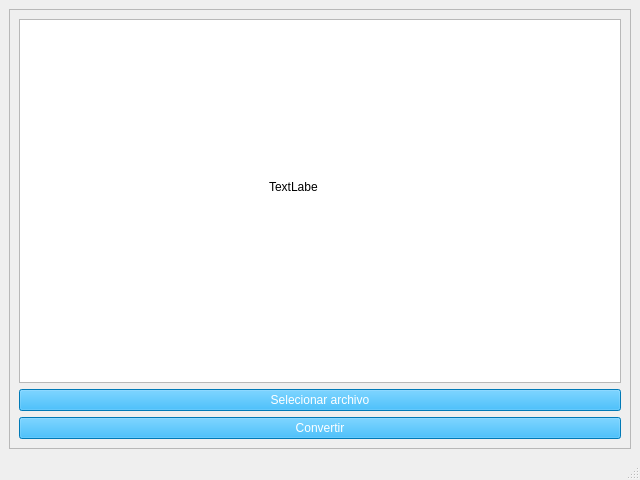
<?xml version="1.0" encoding="UTF-8"?>
<ui version="4.0">
 <class>MainWindow</class>
 <widget class="QMainWindow" name="MainWindow">
  <property name="geometry">
   <rect>
    <x>0</x>
    <y>0</y>
    <width>640</width>
    <height>480</height>
   </rect>
  </property>
  <property name="windowTitle">
   <string>MainWindow</string>
  </property>
  <widget class="QWidget" name="centralwidget">
   <property name="sizePolicy">
    <sizepolicy hsizetype="Expanding" vsizetype="Expanding">
     <horstretch>0</horstretch>
     <verstretch>0</verstretch>
    </sizepolicy>
   </property>
   <layout class="QVBoxLayout" name="verticalLayout">
    <item>
     <widget class="QFrame" name="frame">
      <property name="frameShape">
       <enum>QFrame::Shape::StyledPanel</enum>
      </property>
      <property name="frameShadow">
       <enum>QFrame::Shadow::Raised</enum>
      </property>
      <layout class="QGridLayout" name="gridLayout_2">
       <item row="0" column="0">
        <layout class="QGridLayout" name="gridLayout">
         <property name="sizeConstraint">
          <enum>QLayout::SizeConstraint::SetMinimumSize</enum>
         </property>
         <item row="0" column="0">
          <widget class="QListView" name="listView">
           <property name="styleSheet">
            <string notr="true">font: 20pt &quot;Michroma&quot;;</string>
           </property>
          </widget>
         </item>
         <item row="2" column="0">
          <widget class="QPushButton" name="btn_convert">
           <property name="styleSheet">
            <string notr="true">font: 14pt &quot;Michroma&quot;;
background-color: rgb(0, 170, 255);
color: rgb(255, 255, 255);
</string>
           </property>
           <property name="text">
            <string>Convertir</string>
           </property>
          </widget>
         </item>
         <item row="1" column="0">
          <widget class="QPushButton" name="btn_select">
           <property name="styleSheet">
            <string notr="true">font: 10pt &quot;Segoe MDL2 Assets&quot;;

background-color: rgb(0, 170, 255);
color: rgb(255, 255, 255);
</string>
           </property>
           <property name="text">
            <string>Selecionar archivo</string>
           </property>
          </widget>
         </item>
        </layout>
       </item>
      </layout>
      <widget class="QLabel" name="label">
       <property name="geometry">
        <rect>
         <x>260</x>
         <y>170</y>
         <width>49</width>
         <height>16</height>
        </rect>
       </property>
       <property name="text">
        <string>TextLabel</string>
       </property>
      </widget>
     </widget>
    </item>
   </layout>
  </widget>
  <widget class="QMenuBar" name="menubar">
   <property name="geometry">
    <rect>
     <x>0</x>
     <y>0</y>
     <width>640</width>
     <height>22</height>
    </rect>
   </property>
  </widget>
  <widget class="QStatusBar" name="statusbar"/>
 </widget>
 <resources/>
 <connections/>
</ui>
